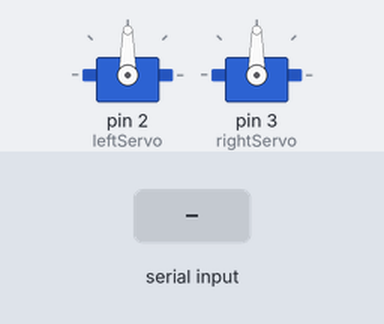
This sketch was run on a simulated Arduino Uno, built with avr-gcc and run on an emulated ATmega328P. Parts: 2 × servo. The test bench sets the inputs (shaded band).

Above: at 1.2 s.
1.3 s: "L" received over Serial
At 1.4 s:
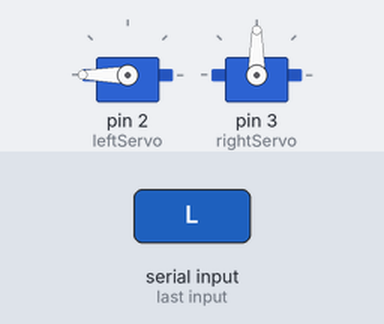
3.0 s: "R" received over Serial
At 3.1 s:
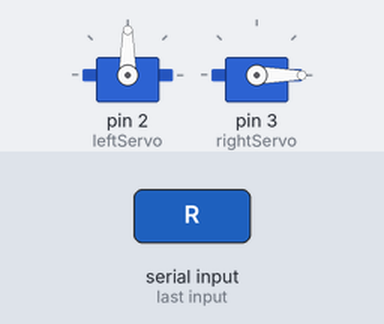
Timing chart, 0 to 6.0 s (numbered marks = the images above; inputs shaded):
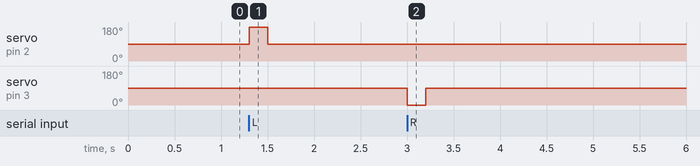

Measured:
- after the input at 1.3 s, servo on pin 2 (leftServo): 90° → 180° at once, → 90° 0.20 s later
- after the input at 3.0 s, servo on pin 3 (rightServo): 90° → 0° at once, → 90° 0.20 s later

The sketch:

servoController.ino
```cpp
#include <Servo.h>

Servo leftServo;
Servo rightServo;

void setup() {
  Serial.begin(9600);

  leftServo.attach(2);
  rightServo.attach(3);

  leftServo.write(90);
  rightServo.write(90);
}

void loop() {
  if (Serial.available()) {
    char cmd = Serial.read();

    if (cmd == 'L') {
      leftServo.write(180);
      delay(200);
      leftServo.write(90);
    }

    if (cmd == 'R') {
      rightServo.write(0);
      delay(200);
      rightServo.write(90);
    }
  }
}
```
